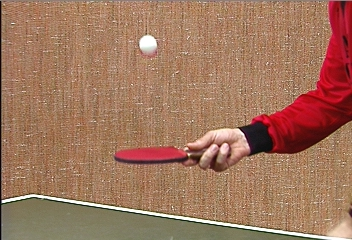
%> input picture 3/pingpong/0001.jpeg, 352 x 240 px, given in place of 00000001.jpg, which was not available; the run also reads 2 pictures not shown here
$ octave main.m   (GNU Octave 9; MATLAB toolbox functions it lacks are replaced by stand-ins)
%> lines starting %> are read from the running program, lines starting %| are printed output that depends on the picture; pictures that were not available may be replaced by others from this repository, and a replacement may not be noted
### 3/harris_corner_detector.m
function [H, corners] = harris_corner_detector(input_image, threshold)
    %get rows and cols of image
    img = rgb2gray(im2double(input_image));
    [num_rows, num_cols] = size(img);
    w=9; %size of window
    stddev=2; %stddev of Gaussian

    %generate Gaussian filter


    %for 2d gaussian
    G = fspecial('gaussian', w, stddev);
    %get its derivatives along both axis
    [Gx Gy] = gradient(G);
    %convolve around x axis using Gaussian derivative
    i_x = conv2(img, Gx, 'same');
    %convolve around y axis using Gaussian derivative
    i_y = conv2(img, Gy, 'same');

    %plot of directional derivatives
    figure;
    subplot(1, 3, 1);
    imshow(i_x, []);
    title('Derivative along x-axis');
    subplot(1, 3, 2);
    imshow(i_y, []);
    title('Derivative along y-axis');

    %2nd order derivatives
    ix2 = conv2(i_x.^2, G, 'same');
    ixy = conv2(i_x.*i_y, G, 'same');
    iy2 = conv2(i_y.^2, G, 'same');

    %compute moving sum using sliding window (equivalent with convolving
    %with filter of ones)
    A = conv2(ix2, ones(3,3));
    B = conv2(ixy, ones(3,3));
    C = conv2(iy2, ones(3,3));

    k = 0.04;


    %create Harris matrix
    H = zeros(1,1);
    corners = ones(1,2);

    for i=1:num_rows
        for j=1:num_cols
            %create Q
            Q = [A(i,j) B(i,j); B(i,j) C(i,j)];
            %compute the entry in the H matrix
            H(i,j) = det(Q)-k*trace(Q)^2;
        end
    end

    %compute corners matrix
    isRegionalMax = imregionalmax(H, 8);
    for i=1:num_rows
        for j=1:num_cols
            if isRegionalMax(i,j) == 1 && H(i,j) > threshold
                corners(end+1,:) = [i, j];
             end
         end
    end

    %plot resulting image + detected corners
    subplot(1, 3, 3);
    imshow(input_image);
    hold on;
    plot(corners(:,2), corners(:,1), 'o');
    title('Detected Corner Points');


### 3/lucas_kanade.m
function v = lucas_kanade(image1, image2, kernel_size)
    % read images and convert them to grayscale
    if length(size(image1)) == 3
        image1 = rgb2gray(image1);
        image2 = rgb2gray(image2);
    end
    image1 = double(image1);
    image2 = double(image2);

    % derivatives
    [I_x, I_y] = gradient(image1);
    I_t = image2 - image1;

    % get number of windows
    im_size = size(image1);
    win_size = floor(im_size/kernel_size);
    h = win_size(1);
    w = win_size(2);
    v = zeros(h,w,2);

    for i = 1: h
        for j = 1 : w
            % derivatives for the window
            window_x = I_x(1 + (i-1)*kernel_size: i*kernel_size, 1 + (j-1)*kernel_size: j*kernel_size);
            window_y = I_y(1 + (i-1)*kernel_size: i*kernel_size, 1 + (j-1)*kernel_size: j*kernel_size);
            window_t = I_t(1 + (i-1)*kernel_size: i*kernel_size, 1 + (j-1)*kernel_size: j*kernel_size);

            % computing A, A transpose and b
            A = [window_x(:), window_y(:)];
            b = -window_t(:);
            A_t = transpose(A);

            tmp_v = inv(A_t*A)*A_t*b;
            v(i,j,:) = tmp_v;
        end
    end
    v(isnan(v)) = 0;

### 3/tracking.m
function video = tracking(path, ext,kernel_size, k)
    file_names = dir(fullfile(path, ext));
    images = {};
    for i = 1: length(file_names)
        images{i} = imread(strcat(path,'/',file_names(i).name));
    end

    video = {};
    [~, corners] = harris_corner_detector(images{1}, 1e-5);
    close;
    fig = figure;
    for i = 1 : length(file_names) - 1
        % Get velocity
        v = lucas_kanade(images{i}, images{i+1},kernel_size);
        hold off;
        imshow(images{i});

        hold on;
        plot(corners(:,2), corners(:,1), '.r');
        img_size = size(images{i});
        size_v = size(v);
        v(size_v(1)+1, :,:) =  v(size_v(1), :,:);
        v(:, size_v(2)+1,:) =  v(:, size_v(2),:);

        % Set velocity arrows at corners coordonates
        ind_x = int8(1+floor(corners(:,1)./kernel_size));
        ind_y = int8(1+floor(corners(:,2)./kernel_size));
        ind_z = ones(length(corners(:,1)),1);

        indices_1 = sub2ind(size(v), ind_x,ind_y,ind_z);
        indices_2 = sub2ind(size(v), ind_x,ind_y,2*ind_z);

        AUX1 = v(indices_1);
        AUX2 = v(indices_2);
        X = eye(length(corners(:,2))).* corners(:,2);
        Y = eye(length(corners(:,1))).* corners(:,1);
        U = eye(length(AUX1)).* AUX1;
        V = eye(length(AUX2)).* AUX2;
        quiver(X, Y, U, V, 3);

        % Capture frame
        drawnow
        frame = getframe(fig);
        img = frame2im(frame);
        [index,cm] = rgb2ind(img,256);
        % Write to file
        if i == 1
            imwrite(index,cm,strcat(path,'.gif'),'gif', 'Loopcount',inf);
        else
            imwrite(index,cm,strcat(path,'.gif'),'gif','WriteMode','append');
        end

        % Update corners position according to velocity
        for j = 1:length(AUX1)
            if (corners(j,2) + U(j,j)*k) <= img_size(2) && (corners(j,2) + U(j,j)*k) >=1
                corners(j,2) = corners(j,2) + U(j,j)* k;
            end
            if (corners(j,1) + k*V(j,j)*k) <= img_size(1) && (corners(j,1) + V(j,j)*k) >=1
                corners(j,1) = corners(j,1) + V(j,j)* k;
            end
        end


    end

### 3/main.m
toy = imread('person_toy/00000001.jpg');
%> toy is the input picture: size 240x352x3 uint8; mean R, G, B 160.4, 117.4, 93.1
pingpong = imread('pingpong/0000.jpeg');
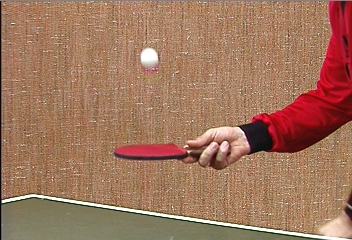
%> input picture 3/pingpong/0000.jpeg, 352 x 240 px
%> pingpong is the input picture: size 240x352x3 uint8; mean R, G, B 160.4, 117.6, 93.3
treshold = 1e-6;
%Test runs of Harris corner detector
[H, c1] = harris_corner_detector(toy, treshold);
%> in harris_corner_detector, `isRegionalMax = imregionalmax(H, 8);`:
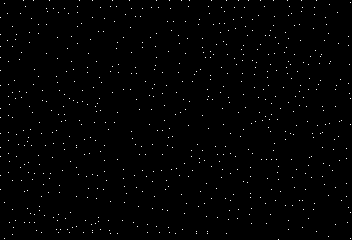
%> isRegionalMax: size 240x352 logical; 0.79% white in thin lines or dots
%> after the loop in harris_corner_detector, `for i=1:num_rows`: corners = 65 rows, first 12: [1 1; 3 351; 4 5; 5 330; 7 111; 7 117; 37 349; 38 151; 43 143; 47 156; 48 143; 65 350]
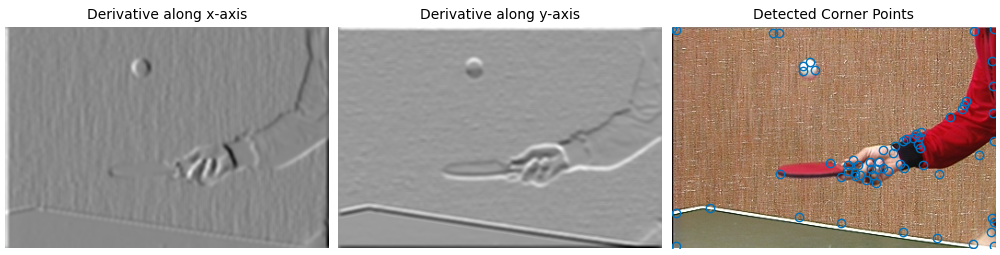
%> figure redrawn from the program's plot data, 3 panels
%> c1 has the same summary as corners in harris_corner_detector
[H, c2] = harris_corner_detector(pingpong, treshold);
%> call 2 of harris_corner_detector, with threshold = 1e-06
%> after the loop in harris_corner_detector (call 2), `for i=1:num_rows`:
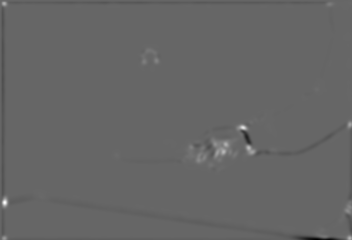
%> H: size 240x352 double; min -0.000305, max 0.000451, mean -8.76e-07; drawn with min black and max white
%> in harris_corner_detector (call 2), `isRegionalMax = imregionalmax(H, 8);`: isRegionalMax: size 240x352 logical; 0.8% white in thin lines or dots
%> after the loop in harris_corner_detector (call 2), `for i=1:num_rows`: corners = 71 rows, first 12: [1 1; 3 351; 4 5; 5 330; 7 111; 7 117; 36 349; 51 149; 53 155; 57 144; 61 157; 62 145]
%> c2 has the same summary as corners in harris_corner_detector

%% Lucas-Kanade shpere
image1 = imread('sphere1.ppm');
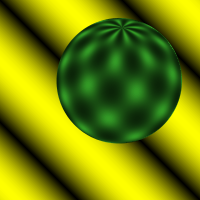
%> input picture 3/sphere1.ppm, 200 x 200 px
%> image1 is the input picture: size 200x200x3 uint8; mean R, G, B 117.1, 134, 5.8
image2 = imread('sphere2.ppm');
kernel_size = 15;
v = lucas_kanade(image1, image2,kernel_size);
im_size = size(v);
%> im_size = [13 13 2]
imshow(image1);
hold on;
X_axis = [kernel_size/2:kernel_size:im_size(2)*kernel_size];
Y_axis = [kernel_size/2:kernel_size:im_size(1)*kernel_size];
[X_axis, Y_axis] = meshgrid(X_axis,Y_axis);
quiver(X_axis, Y_axis, v(:,:,1),v(:,:,2), 'c');
%% Lucas-Kanade symth
image1 = imread('synth1.pgm');
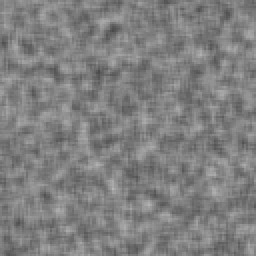
%> input picture 3/synth1.pgm, 128 x 128 px (shown 2 times larger)
%> image1 is the input picture: size 128x128 uint8; min 74, max 183, mean 127.6
image2 = imread('synth2.pgm');
kernel_size = 15;
v = lucas_kanade(image1, image2,kernel_size);
im_size = size(v);
%> im_size = [8 8 2]
imshow(image1);
hold on;
X_axis = [kernel_size/2:kernel_size:im_size(2)*kernel_size];
Y_axis = [kernel_size/2:kernel_size:im_size(1)*kernel_size];
quiver(X_axis, Y_axis, v(:,:,1),v(:,:,2), 'c');
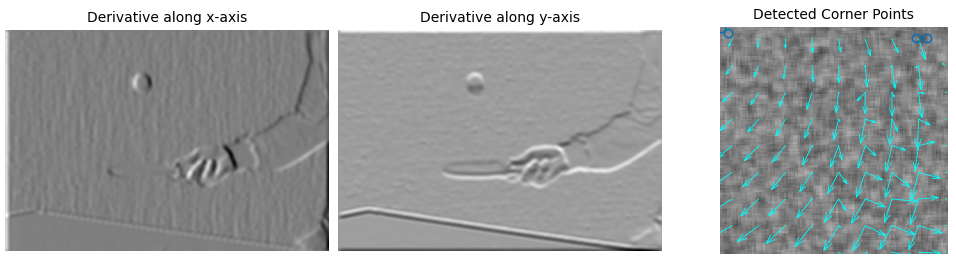
%> figure redrawn from the program's plot data, 3 panels
%% Tracking person_toy
vid1 = tracking('person_toy', '*.jpg',35,1.7);
%> the run ends on the next line
